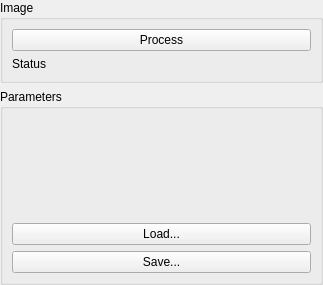
<?xml version="1.0" encoding="UTF-8"?>
<ui version="4.0">
 <class>CGeneralSupplierGuiComp</class>
 <widget class="QWidget" name="CGeneralSupplierGuiComp">
  <property name="geometry">
   <rect>
    <x>0</x>
    <y>0</y>
    <width>323</width>
    <height>285</height>
   </rect>
  </property>
  <property name="windowTitle">
   <string>Form</string>
  </property>
  <layout class="QVBoxLayout">
   <property name="margin">
    <number>0</number>
   </property>
   <item>
    <widget class="QGroupBox" name="groupBox">
     <property name="sizePolicy">
      <sizepolicy hsizetype="Preferred" vsizetype="Maximum">
       <horstretch>0</horstretch>
       <verstretch>0</verstretch>
      </sizepolicy>
     </property>
     <property name="title">
      <string>Image</string>
     </property>
     <layout class="QVBoxLayout">
      <item>
       <widget class="QPushButton" name="ProcessButton">
        <property name="sizePolicy">
         <sizepolicy hsizetype="Preferred" vsizetype="Fixed">
          <horstretch>0</horstretch>
          <verstretch>0</verstretch>
         </sizepolicy>
        </property>
        <property name="text">
         <string>Process</string>
        </property>
       </widget>
      </item>
      <item>
       <widget class="QFrame" name="ImageParamsLabel">
        <property name="frameShape">
         <enum>QFrame::NoFrame</enum>
        </property>
        <property name="frameShadow">
         <enum>QFrame::Raised</enum>
        </property>
        <layout class="QHBoxLayout">
         <property name="margin">
          <number>0</number>
         </property>
         <item>
          <widget class="QLabel" name="label">
           <property name="text">
            <string>Status</string>
           </property>
          </widget>
         </item>
         <item>
          <widget class="QLabel" name="StatusLabel">
           <property name="text">
            <string/>
           </property>
           <property name="alignment">
            <set>Qt::AlignRight|Qt::AlignTrailing|Qt::AlignVCenter</set>
           </property>
          </widget>
         </item>
        </layout>
       </widget>
      </item>
     </layout>
    </widget>
   </item>
   <item>
    <widget class="QGroupBox" name="ParamsGB">
     <property name="title">
      <string>Parameters</string>
     </property>
     <layout class="QVBoxLayout">
      <property name="spacing">
       <number>6</number>
      </property>
      <property name="margin">
       <number>9</number>
      </property>
      <item>
       <widget class="QFrame" name="ParamsFrame">
        <property name="frameShape">
         <enum>QFrame::NoFrame</enum>
        </property>
        <property name="frameShadow">
         <enum>QFrame::Raised</enum>
        </property>
        <layout class="QVBoxLayout">
         <property name="spacing">
          <number>6</number>
         </property>
         <property name="margin">
          <number>0</number>
         </property>
        </layout>
       </widget>
      </item>
      <item>
       <widget class="QPushButton" name="LoadParamsButton">
        <property name="sizePolicy">
         <sizepolicy hsizetype="Preferred" vsizetype="Fixed">
          <horstretch>0</horstretch>
          <verstretch>0</verstretch>
         </sizepolicy>
        </property>
        <property name="text">
         <string>Load...</string>
        </property>
       </widget>
      </item>
      <item>
       <widget class="QPushButton" name="SaveParamsButton">
        <property name="sizePolicy">
         <sizepolicy hsizetype="Preferred" vsizetype="Fixed">
          <horstretch>0</horstretch>
          <verstretch>0</verstretch>
         </sizepolicy>
        </property>
        <property name="text">
         <string>Save...</string>
        </property>
       </widget>
      </item>
     </layout>
    </widget>
   </item>
  </layout>
 </widget>
 <resources/>
 <connections/>
</ui>
